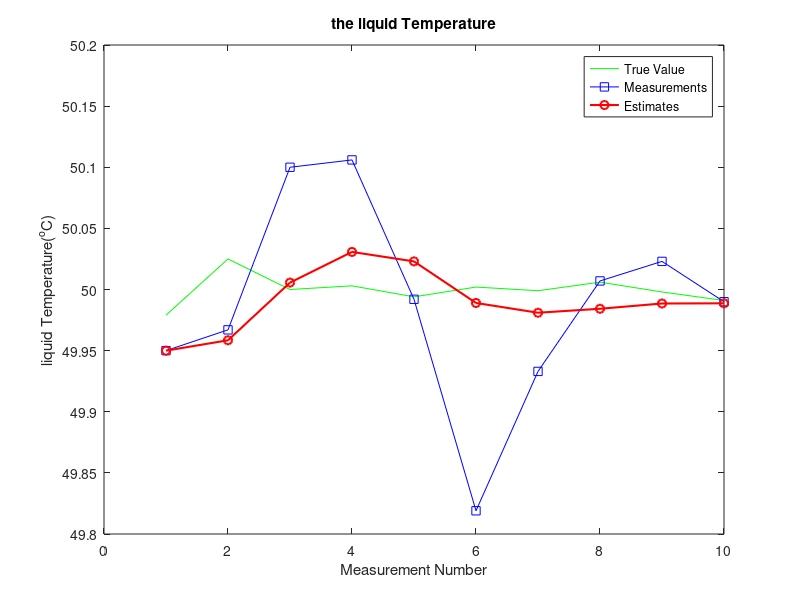
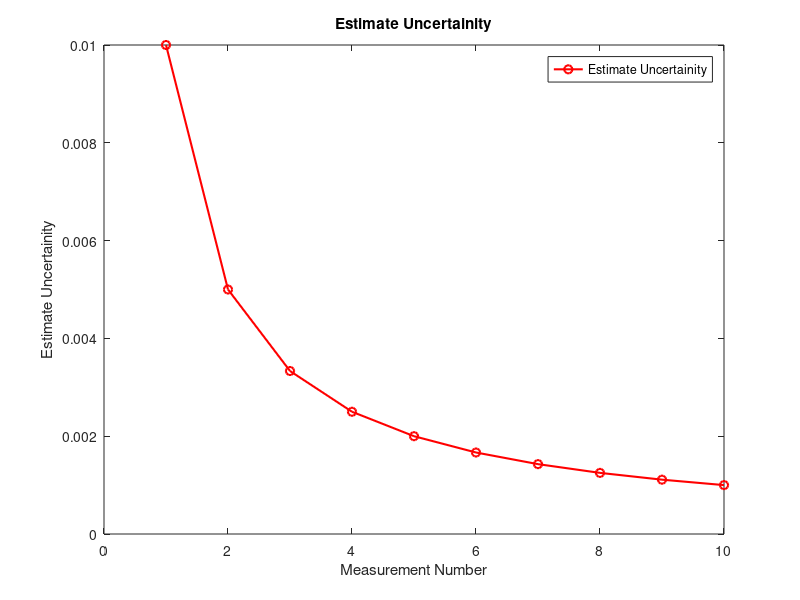
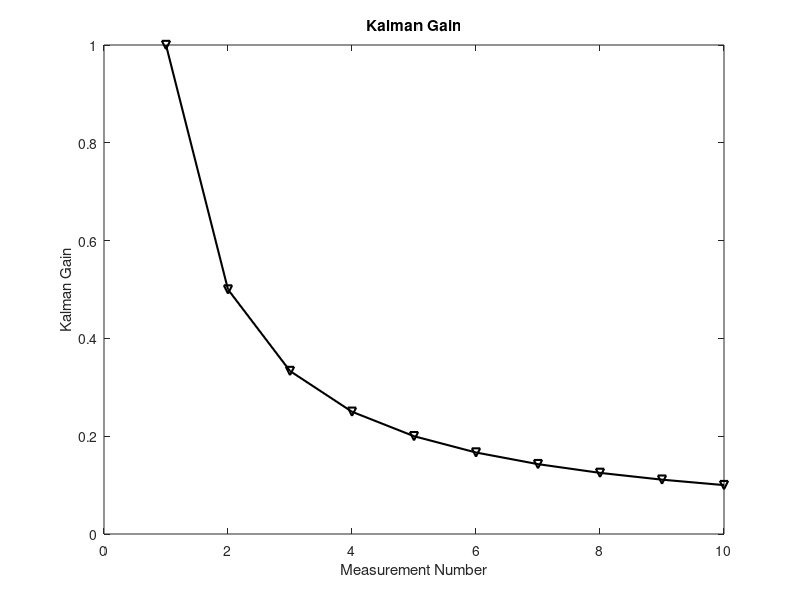

Here is the MATLAB script that generated these plots, in order:
%initialise values
x_init=10;
p_init=10000;
q=0.0;

true_val=load('trueprocnoiseliq.txt');%True values of temperature
z=load('procnoiseliq.txt'); %measurements
n=size(z,2); %Number of Samples provided in the file

x_est=zeros(1,n); %Height estimates of liquid Temperature
p_est=zeros(1,n); %estimates of uncertainity in estimates

x_pred=zeros(1,n); %predicted estimates liquid Temperature before measurement
p_pred=zeros(1,n); %predicted estimates of uncertainity in estimates before measurement

altimeter_uncertainity=0.01; %Measurement uncertainity
r=zeros(1,n)+altimeter_uncertainity; %Broadcasting to entire array
K=zeros(1,n); %Kalman gain

%Initial prediction  values
x_temp=x_init;
p_temp=p_init+q;

%x_temp and p_temp changes carries predicted from one iteration to next for
%ease of implementation. We save prediction for next state into x_temp and
%p_temp and for the purposes of debugging and plotting save those values in
%the prediction arrays, we don't need them otherwise.

for i = 1:n
    %Save temporary predicted estimates
    x_pred(i)=x_temp;
    p_pred(i)=p_temp;
    %Measure z(i)
    %Update
    K(i)=p_pred(i)/(p_pred(i)+r(i))          %Kalman Gain calculation,
    x_est(i)=x_pred(i)+K(i)*(z(i)-x_pred(i)) %Estimating the current state, 
    p_est(i)=(1-K(i))*p_pred(i)              %Update current state Uncertainity
    %Predict
    x_temp=x_est(i);                         %Constant Dynamics
    p_temp=p_est(i)+q;                         %Extrapolated estimate uncertainty
end

%Visualizing the data
figure
plot(1:n,true_val,'g',1:n,z,'b-s',1:n,x_est,'r-o','LineWidth',1.5);
legend('True Value','Measurements','Estimates');
title('the liquid Temperature')
xlabel('Measurement Number')
ylabel('liquid Temperature(^{o}C)')
figure
plot(1:n,p_est,'r-o','LineWidth',1.5);
legend('Estimate Uncertainity');
title('Estimate Uncertainity')
xlabel('Measurement Number')
ylabel('Estimate Uncertainity')
figure
plot(1:n,K,'k-v','LineWidth',1.5);
title('Kalman Gain')
xlabel('Measurement Number')
ylabel('Kalman Gain')
pause;
close all;